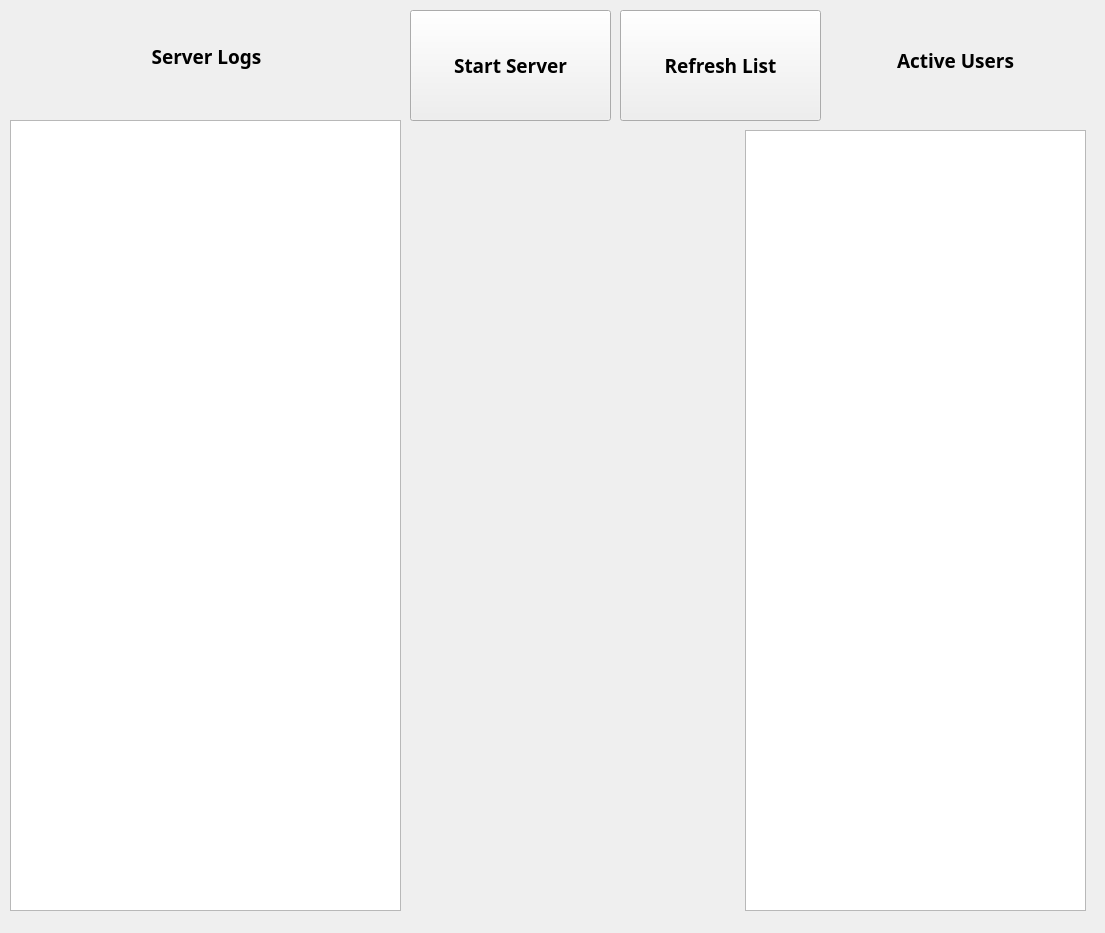
<?xml version="1.0" encoding="UTF-8"?>
<ui version="4.0">
 <class>Server_Interface</class>
 <widget class="QWidget" name="Server_Interface">
  <property name="geometry">
   <rect>
    <x>0</x>
    <y>0</y>
    <width>1105</width>
    <height>933</height>
   </rect>
  </property>
  <property name="font">
   <font>
    <family>AnjaliOldLipi</family>
    <pointsize>14</pointsize>
    <weight>75</weight>
    <bold>true</bold>
   </font>
  </property>
  <property name="windowTitle">
   <string>Test-Server</string>
  </property>
  <widget class="QPlainTextEdit" name="plainTextEdit_serverLog">
   <property name="geometry">
    <rect>
     <x>10</x>
     <y>120</y>
     <width>391</width>
     <height>791</height>
    </rect>
   </property>
  </widget>
  <widget class="QPushButton" name="pushButton_startServer">
   <property name="geometry">
    <rect>
     <x>410</x>
     <y>10</y>
     <width>201</width>
     <height>111</height>
    </rect>
   </property>
   <property name="text">
    <string>Start Server</string>
   </property>
  </widget>
  <widget class="QListView" name="listView_activeUsers">
   <property name="geometry">
    <rect>
     <x>745</x>
     <y>130</y>
     <width>341</width>
     <height>781</height>
    </rect>
   </property>
  </widget>
  <widget class="QPushButton" name="pushButton_refreshActiveList">
   <property name="geometry">
    <rect>
     <x>620</x>
     <y>10</y>
     <width>201</width>
     <height>111</height>
    </rect>
   </property>
   <property name="text">
    <string>Refresh List</string>
   </property>
  </widget>
  <widget class="QLabel" name="label_serverLogs">
   <property name="geometry">
    <rect>
     <x>16</x>
     <y>16</y>
     <width>381</width>
     <height>81</height>
    </rect>
   </property>
   <property name="text">
    <string>Server Logs</string>
   </property>
   <property name="alignment">
    <set>Qt::AlignCenter</set>
   </property>
  </widget>
  <widget class="QLabel" name="label_activeUsers">
   <property name="geometry">
    <rect>
     <x>820</x>
     <y>20</y>
     <width>271</width>
     <height>81</height>
    </rect>
   </property>
   <property name="text">
    <string>Active Users</string>
   </property>
   <property name="alignment">
    <set>Qt::AlignCenter</set>
   </property>
  </widget>
 </widget>
 <resources/>
 <connections/>
</ui>
